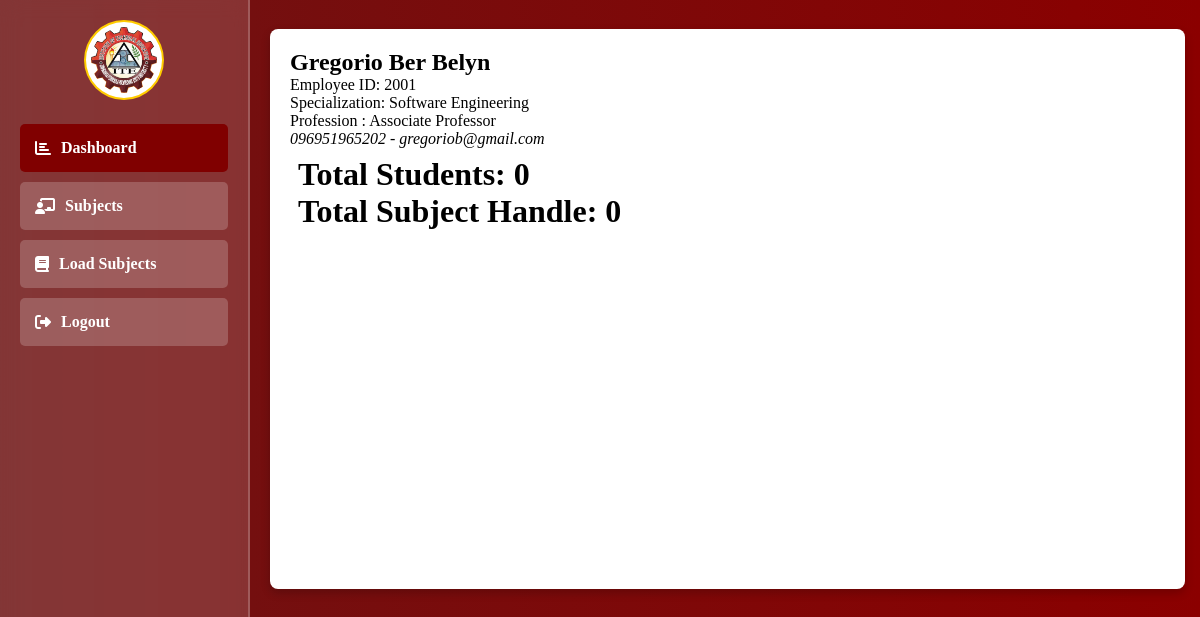
Screenshot of /teacher (signed in) with the database file from the repository.
### tables this page shows
CREATE TABLE `teachers` (
  `id` int(11) NOT NULL,
  `teacher_code` varchar(255) NOT NULL,
  `fname` varchar(50) NOT NULL,
  `mname` varchar(50) NOT NULL,
  `lname` varchar(50) NOT NULL,
  `profile` varchar(100) NOT NULL,
  `profession` varchar(100) NOT NULL,
  `specialized` varchar(100) NOT NULL,
  `contact` varchar(50) NOT NULL,
  `email` varchar(100) NOT NULL,
  `section_id` int(11) NOT NULL,
  `school_year` varchar(20) NOT NULL,
  `verify` varchar(20) NOT NULL
);

### teacher/index.php (the view, shortened to what this page needs)
<?php
include "../db_connect.php";
include "./teacher_function.php";
$teacher_id = $_SESSION['teacher_id'];
?>
<!DOCTYPE html>
<html lang="en">
<head>
    <link rel="stylesheet" href="https://cdnjs.cloudflare.com/ajax/libs/font-awesome/6.2.0/css/all.css">
</head>
<body>
    <div class="sidebar">
        <div class="profile-info">
            <img src="../images/ITE.png" alt="Profile Icon" class="profile-icon">
        </div>
        <div class="sidebar-item" style="background-color: maroon;">
            <a href="./index.php"> <i class="fas fa-chart-bar"></i>Dashboard</a>
        </div>
        <div class="sidebar-item">
            <a href="./students.php"><i class="fas fa-chalkboard-teacher"></i> Subjects </a>
        </div>
        <div class="sidebar-item">
            <a href="./master.php"><i class="fas fa-book"></i>Load Subjects</a>
        </div>
        <div class="sidebar-item">
            <a href="./logout.php"><i class="fas fa-sign-out-alt"></i> Logout</a>
        </div>
    </div>
    <div class="content">
        <div class="dashboard-container">
            <?php $student = getMyId2($teacher_id) ?>
            <?php if ($student) { ?>
                <div class="modal">
                    <div class="modal-content">
                        <h2 id="programTitle"><?php echo htmlspecialchars($student['teacher_name']) ?></h2>
                        <span id="sy">Employee ID: <?php echo $student['teacher_code']; ?></span><br>
                        <span id="course">Specialization: <?php echo $student['specialized']; ?><br />
                        </span>
                        <span id="course">Profession : <?php echo $student['profession']; ?></span><br>
                        <span id="course"><i><?php echo $student['contact']; ?> -
                                <?php echo $student['email']; ?></i></span>
                    <?php } ?>
                    <div style="margin:8px;">
                        <h1>Total Students: <?php echo getTotalStudentByTeacherIdansStudentId($teacher_id) ?></h1>
                        <h1>Total Subject Handle: <?php echo getTotalSubjecthandle($teacher_id) ?></h1>
                    </div>
                </div>
            </div>
        </div>
    </div>
</body>
</html>

### teacher/index.php (style rules this page uses)
* { margin: 0; padding: 0; box-sizing: border-box; font-family: 'Georgia', serif; }
body { background: linear-gradient(to right, #6E1313, #8B0000); background-size: cover; display: flex; }
.sidebar { width: 250px; height: 100vh; background: rgba(255, 255, 255, 0.15); backdrop-filter: blur(10px); padding: 20px; position: fixed; left: 0; top: 0; overflow-y: auto; border-right: 2px solid rgba(255, 255, 255, 0.2); }
.sidebar .profile-info { text-align: center; margin-bottom: 20px; }
.sidebar .profile-icon { width: 80px; border-radius: 50%; background: white; padding: 5px; border: 2px solid #ffcc00; }
.sidebar-item { padding: 15px; margin: 10px 0; background: rgba(255, 255, 255, 0.2); border-radius: 5px; font-size: 16px; }
.sidebar-item a { color: #FFFFFF; text-decoration: none; display: flex; align-items: center; font-weight: bold; }
.sidebar-item a i { margin-right: 10px; }
.content { margin-left: 250px; padding: 20px; width: calc(100% - 245px); }
.dashboard-container { display: flex; flex-wrap: wrap; justify-content: center; gap: 15px; }
.modal { width: 100rem; height: auto; }
.modal-content { background-color: white; height: 35rem; margin: 1% auto; padding: 20px; border-radius: 8px; text-align: left; box-shadow: 0px 4px 10px rgba(0, 0, 0, 0.2); }

### rows the page displays
teachers: teacher_code "2001", specialized "Software Engineering", profession "Associate Professor", contact "096951965202", email "gregoriob@gmail.com"

### other values shown
$student['teacher_name'] "Gregorio Ber Belyn"
$stmt->fetchColumn() "0"
